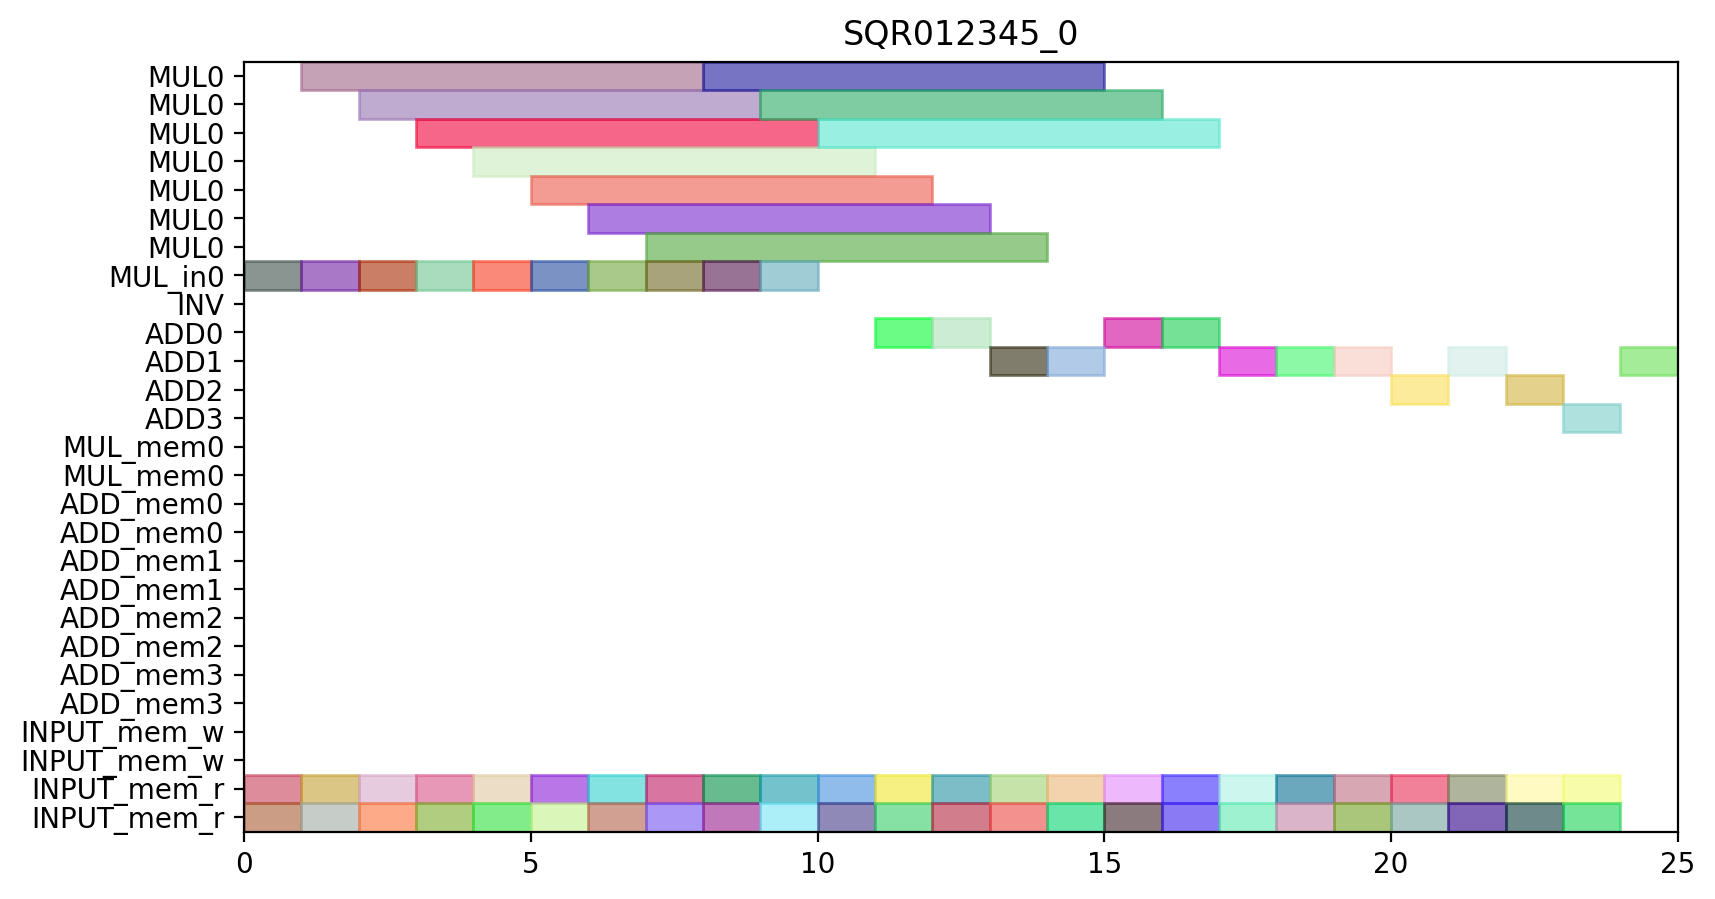

This chart was generated by the following Python code:
from pyschedule import Scenario, solvers, plotters, alt


def solve():
	horizon = 90
	S = Scenario("SQR012345_0", horizon=horizon)

	# resource
	MUL = S.Resources('MUL', num=1, size=7)
	MUL_in = S.Resources('MUL_in', num=1)
	INV = S.Resource('INV')
	ADD = S.Resources('ADD', num=4, periods=range(1, horizon))
	MUL_mem = S.Resources('MUL_mem', num=1, size=2)
	ADD_mem = S.Resources('ADD_mem', num=4, size=2)
	INPUT_mem_w = S.Resource('INPUT_mem_w', size=2)
	INPUT_mem_r = S.Resource('INPUT_mem_r', size=2)

	# result of previous scheduling

	# new tasks
	t0_t0 = S.Task('t0_t0', length=1, delay_cost=1)
	t0_t0 += alt(ADD)

	t0_t0_mem0 = S.Task('t0_t0_mem0', length=1, delay_cost=1)
	t0_t0_mem0 += INPUT_mem_r
	S += t0_t0_mem0 <= t0_t0

	t0_t0_mem1 = S.Task('t0_t0_mem1', length=1, delay_cost=1)
	t0_t0_mem1 += INPUT_mem_r
	S += t0_t0_mem1 <= t0_t0

	t0_t1 = S.Task('t0_t1', length=1, delay_cost=1)
	t0_t1 += alt(ADD)

	t0_t1_mem0 = S.Task('t0_t1_mem0', length=1, delay_cost=1)
	t0_t1_mem0 += INPUT_mem_r
	S += t0_t1_mem0 <= t0_t1

	t0_t1_mem1 = S.Task('t0_t1_mem1', length=1, delay_cost=1)
	t0_t1_mem1 += INPUT_mem_r
	S += t0_t1_mem1 <= t0_t1

	t0_t3_in = S.Task('t0_t3_in', length=1, delay_cost=1)
	t0_t3_in += alt(MUL_in)
	t0_t3 = S.Task('t0_t3', length=7, delay_cost=1)
	t0_t3 += alt(MUL)
	S += t0_t3>=t0_t3_in

	t0_t3_mem0 = S.Task('t0_t3_mem0', length=1, delay_cost=1)
	t0_t3_mem0 += INPUT_mem_r
	S += t0_t3_mem0 <= t0_t3

	t0_t3_mem1 = S.Task('t0_t3_mem1', length=1, delay_cost=1)
	t0_t3_mem1 += INPUT_mem_r
	S += t0_t3_mem1 <= t0_t3

	t10 = S.Task('t10', length=1, delay_cost=1)
	t10 += alt(ADD)

	t10_mem0 = S.Task('t10_mem0', length=1, delay_cost=1)
	t10_mem0 += INPUT_mem_r
	S += t10_mem0 <= t10

	t10_mem1 = S.Task('t10_mem1', length=1, delay_cost=1)
	t10_mem1 += INPUT_mem_r
	S += t10_mem1 <= t10

	t11 = S.Task('t11', length=1, delay_cost=1)
	t11 += alt(ADD)

	t11_mem0 = S.Task('t11_mem0', length=1, delay_cost=1)
	t11_mem0 += INPUT_mem_r
	S += t11_mem0 <= t11

	t11_mem1 = S.Task('t11_mem1', length=1, delay_cost=1)
	t11_mem1 += INPUT_mem_r
	S += t11_mem1 <= t11

	t3_t0_in = S.Task('t3_t0_in', length=1, delay_cost=1)
	t3_t0_in += alt(MUL_in)
	t3_t0 = S.Task('t3_t0', length=7, delay_cost=1)
	t3_t0 += alt(MUL)
	S += t3_t0>=t3_t0_in

	t3_t0_mem0 = S.Task('t3_t0_mem0', length=1, delay_cost=1)
	t3_t0_mem0 += INPUT_mem_r
	S += t3_t0_mem0 <= t3_t0

	t3_t0_mem1 = S.Task('t3_t0_mem1', length=1, delay_cost=1)
	t3_t0_mem1 += INPUT_mem_r
	S += t3_t0_mem1 <= t3_t0

	t3_t1_in = S.Task('t3_t1_in', length=1, delay_cost=1)
	t3_t1_in += alt(MUL_in)
	t3_t1 = S.Task('t3_t1', length=7, delay_cost=1)
	t3_t1 += alt(MUL)
	S += t3_t1>=t3_t1_in

	t3_t1_mem0 = S.Task('t3_t1_mem0', length=1, delay_cost=1)
	t3_t1_mem0 += INPUT_mem_r
	S += t3_t1_mem0 <= t3_t1

	t3_t1_mem1 = S.Task('t3_t1_mem1', length=1, delay_cost=1)
	t3_t1_mem1 += INPUT_mem_r
	S += t3_t1_mem1 <= t3_t1

	t3_t2 = S.Task('t3_t2', length=1, delay_cost=1)
	t3_t2 += alt(ADD)

	t3_t2_mem0 = S.Task('t3_t2_mem0', length=1, delay_cost=1)
	t3_t2_mem0 += INPUT_mem_r
	S += t3_t2_mem0 <= t3_t2

	t3_t2_mem1 = S.Task('t3_t2_mem1', length=1, delay_cost=1)
	t3_t2_mem1 += INPUT_mem_r
	S += t3_t2_mem1 <= t3_t2

	t3_t3 = S.Task('t3_t3', length=1, delay_cost=1)
	t3_t3 += alt(ADD)

	t3_t3_mem0 = S.Task('t3_t3_mem0', length=1, delay_cost=1)
	t3_t3_mem0 += INPUT_mem_r
	S += t3_t3_mem0 <= t3_t3

	t3_t3_mem1 = S.Task('t3_t3_mem1', length=1, delay_cost=1)
	t3_t3_mem1 += INPUT_mem_r
	S += t3_t3_mem1 <= t3_t3

	t4_t0 = S.Task('t4_t0', length=1, delay_cost=1)
	t4_t0 += alt(ADD)

	t4_t0_mem0 = S.Task('t4_t0_mem0', length=1, delay_cost=1)
	t4_t0_mem0 += INPUT_mem_r
	S += t4_t0_mem0 <= t4_t0

	t4_t0_mem1 = S.Task('t4_t0_mem1', length=1, delay_cost=1)
	t4_t0_mem1 += INPUT_mem_r
	S += t4_t0_mem1 <= t4_t0

	t4_t1 = S.Task('t4_t1', length=1, delay_cost=1)
	t4_t1 += alt(ADD)

	t4_t1_mem0 = S.Task('t4_t1_mem0', length=1, delay_cost=1)
	t4_t1_mem0 += INPUT_mem_r
	S += t4_t1_mem0 <= t4_t1

	t4_t1_mem1 = S.Task('t4_t1_mem1', length=1, delay_cost=1)
	t4_t1_mem1 += INPUT_mem_r
	S += t4_t1_mem1 <= t4_t1

	t4_t3_in = S.Task('t4_t3_in', length=1, delay_cost=1)
	t4_t3_in += alt(MUL_in)
	t4_t3 = S.Task('t4_t3', length=7, delay_cost=1)
	t4_t3 += alt(MUL)
	S += t4_t3>=t4_t3_in

	t4_t3_mem0 = S.Task('t4_t3_mem0', length=1, delay_cost=1)
	t4_t3_mem0 += INPUT_mem_r
	S += t4_t3_mem0 <= t4_t3

	t4_t3_mem1 = S.Task('t4_t3_mem1', length=1, delay_cost=1)
	t4_t3_mem1 += INPUT_mem_r
	S += t4_t3_mem1 <= t4_t3

	t5_t0_in = S.Task('t5_t0_in', length=1, delay_cost=1)
	t5_t0_in += alt(MUL_in)
	t5_t0 = S.Task('t5_t0', length=7, delay_cost=1)
	t5_t0 += alt(MUL)
	S += t5_t0>=t5_t0_in

	t5_t0_mem0 = S.Task('t5_t0_mem0', length=1, delay_cost=1)
	t5_t0_mem0 += INPUT_mem_r
	S += t5_t0_mem0 <= t5_t0

	t5_t0_mem1 = S.Task('t5_t0_mem1', length=1, delay_cost=1)
	t5_t0_mem1 += INPUT_mem_r
	S += t5_t0_mem1 <= t5_t0

	t5_t1_in = S.Task('t5_t1_in', length=1, delay_cost=1)
	t5_t1_in += alt(MUL_in)
	t5_t1 = S.Task('t5_t1', length=7, delay_cost=1)
	t5_t1 += alt(MUL)
	S += t5_t1>=t5_t1_in

	t5_t1_mem0 = S.Task('t5_t1_mem0', length=1, delay_cost=1)
	t5_t1_mem0 += INPUT_mem_r
	S += t5_t1_mem0 <= t5_t1

	t5_t1_mem1 = S.Task('t5_t1_mem1', length=1, delay_cost=1)
	t5_t1_mem1 += INPUT_mem_r
	S += t5_t1_mem1 <= t5_t1

	t5_t2 = S.Task('t5_t2', length=1, delay_cost=1)
	t5_t2 += alt(ADD)

	t5_t2_mem0 = S.Task('t5_t2_mem0', length=1, delay_cost=1)
	t5_t2_mem0 += INPUT_mem_r
	S += t5_t2_mem0 <= t5_t2

	t5_t2_mem1 = S.Task('t5_t2_mem1', length=1, delay_cost=1)
	t5_t2_mem1 += INPUT_mem_r
	S += t5_t2_mem1 <= t5_t2

	t5_t3 = S.Task('t5_t3', length=1, delay_cost=1)
	t5_t3 += alt(ADD)

	t5_t3_mem0 = S.Task('t5_t3_mem0', length=1, delay_cost=1)
	t5_t3_mem0 += INPUT_mem_r
	S += t5_t3_mem0 <= t5_t3

	t5_t3_mem1 = S.Task('t5_t3_mem1', length=1, delay_cost=1)
	t5_t3_mem1 += INPUT_mem_r
	S += t5_t3_mem1 <= t5_t3

	t6_t0_in = S.Task('t6_t0_in', length=1, delay_cost=1)
	t6_t0_in += alt(MUL_in)
	t6_t0 = S.Task('t6_t0', length=7, delay_cost=1)
	t6_t0 += alt(MUL)
	S += t6_t0>=t6_t0_in

	t6_t0_mem0 = S.Task('t6_t0_mem0', length=1, delay_cost=1)
	t6_t0_mem0 += INPUT_mem_r
	S += t6_t0_mem0 <= t6_t0

	t6_t0_mem1 = S.Task('t6_t0_mem1', length=1, delay_cost=1)
	t6_t0_mem1 += INPUT_mem_r
	S += t6_t0_mem1 <= t6_t0

	t6_t1_in = S.Task('t6_t1_in', length=1, delay_cost=1)
	t6_t1_in += alt(MUL_in)
	t6_t1 = S.Task('t6_t1', length=7, delay_cost=1)
	t6_t1 += alt(MUL)
	S += t6_t1>=t6_t1_in

	t6_t1_mem0 = S.Task('t6_t1_mem0', length=1, delay_cost=1)
	t6_t1_mem0 += INPUT_mem_r
	S += t6_t1_mem0 <= t6_t1

	t6_t1_mem1 = S.Task('t6_t1_mem1', length=1, delay_cost=1)
	t6_t1_mem1 += INPUT_mem_r
	S += t6_t1_mem1 <= t6_t1

	t6_t2 = S.Task('t6_t2', length=1, delay_cost=1)
	t6_t2 += alt(ADD)

	t6_t2_mem0 = S.Task('t6_t2_mem0', length=1, delay_cost=1)
	t6_t2_mem0 += INPUT_mem_r
	S += t6_t2_mem0 <= t6_t2

	t6_t2_mem1 = S.Task('t6_t2_mem1', length=1, delay_cost=1)
	t6_t2_mem1 += INPUT_mem_r
	S += t6_t2_mem1 <= t6_t2

	t6_t3 = S.Task('t6_t3', length=1, delay_cost=1)
	t6_t3 += alt(ADD)

	t6_t3_mem0 = S.Task('t6_t3_mem0', length=1, delay_cost=1)
	t6_t3_mem0 += INPUT_mem_r
	S += t6_t3_mem0 <= t6_t3

	t6_t3_mem1 = S.Task('t6_t3_mem1', length=1, delay_cost=1)
	t6_t3_mem1 += INPUT_mem_r
	S += t6_t3_mem1 <= t6_t3

	t7_t0_in = S.Task('t7_t0_in', length=1, delay_cost=1)
	t7_t0_in += alt(MUL_in)
	t7_t0 = S.Task('t7_t0', length=7, delay_cost=1)
	t7_t0 += alt(MUL)
	S += t7_t0>=t7_t0_in

	t7_t0_mem0 = S.Task('t7_t0_mem0', length=1, delay_cost=1)
	t7_t0_mem0 += INPUT_mem_r
	S += t7_t0_mem0 <= t7_t0

	t7_t0_mem1 = S.Task('t7_t0_mem1', length=1, delay_cost=1)
	t7_t0_mem1 += INPUT_mem_r
	S += t7_t0_mem1 <= t7_t0

	t7_t1_in = S.Task('t7_t1_in', length=1, delay_cost=1)
	t7_t1_in += alt(MUL_in)
	t7_t1 = S.Task('t7_t1', length=7, delay_cost=1)
	t7_t1 += alt(MUL)
	S += t7_t1>=t7_t1_in

	t7_t1_mem0 = S.Task('t7_t1_mem0', length=1, delay_cost=1)
	t7_t1_mem0 += INPUT_mem_r
	S += t7_t1_mem0 <= t7_t1

	t7_t1_mem1 = S.Task('t7_t1_mem1', length=1, delay_cost=1)
	t7_t1_mem1 += INPUT_mem_r
	S += t7_t1_mem1 <= t7_t1

	t7_t2 = S.Task('t7_t2', length=1, delay_cost=1)
	t7_t2 += alt(ADD)

	t7_t2_mem0 = S.Task('t7_t2_mem0', length=1, delay_cost=1)
	t7_t2_mem0 += INPUT_mem_r
	S += t7_t2_mem0 <= t7_t2

	t7_t2_mem1 = S.Task('t7_t2_mem1', length=1, delay_cost=1)
	t7_t2_mem1 += INPUT_mem_r
	S += t7_t2_mem1 <= t7_t2

	t7_t3 = S.Task('t7_t3', length=1, delay_cost=1)
	t7_t3 += alt(ADD)

	t7_t3_mem0 = S.Task('t7_t3_mem0', length=1, delay_cost=1)
	t7_t3_mem0 += INPUT_mem_r
	S += t7_t3_mem0 <= t7_t3

	t7_t3_mem1 = S.Task('t7_t3_mem1', length=1, delay_cost=1)
	t7_t3_mem1 += INPUT_mem_r
	S += t7_t3_mem1 <= t7_t3

	solvers.mip.solve(S,msg=1,kind='CPLEX',ratio_gap=1.01)

	solution = [['hoge']*len(S.solution()[1]) for i in range(len(S.solution()))]
	for i in range(len(S.solution())):
		for j in range(len(S.solution()[i])):
			solution[i][j]=str(S.solution()[i][j])
	print(solution)

	cycles = int(solution[-1][3])

	pic_file_name = "/home/mfukuda/pairing_automation_design2/bls12-440/scheduling/SQR012345_mul1_add4/SQR012345_0.png"
	if(S.solution() != []):
		plotters.matplotlib.plot(S,img_filename=pic_file_name, vertical_text=True, fig_size=(cycles*0.25+3, 5), show_task_labels=False)

	return solution
